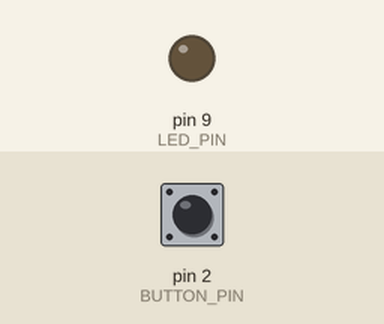
The sketch below on a simulated Arduino Uno, built with avr-gcc and run on an emulated ATmega328P. Parts: output pins drawn as LEDs (lit = HIGH). The inputs (shaded band) are chosen by the test bench; at power-on: pin 2 (BUTTON_PIN) LOW.

Above: at 1.2 s.
1.3 s: pin 2 (BUTTON_PIN) pulled HIGH for 0.15 s
At 1.37 s:
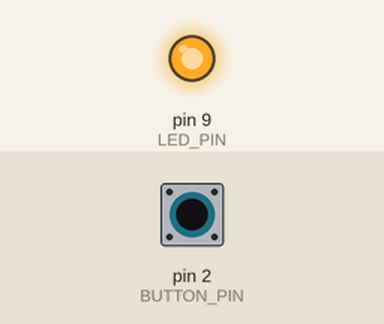
2.9 s: pin 2 (BUTTON_PIN) pulled HIGH for 3.2 s
At 7.4 s:
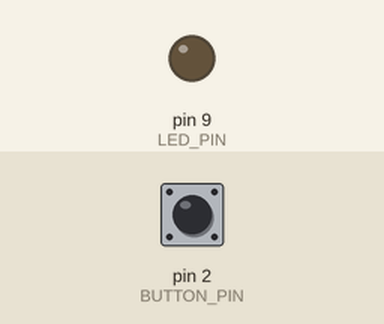
Timing chart, 0 to 8.9 s (numbered marks = the images above; inputs shaded):
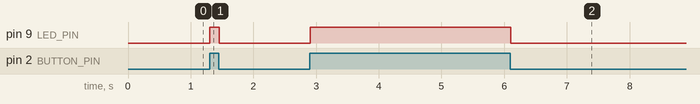

Measured:
- after the input at 1.3 s, pin 9 (LED_PIN): LOW → HIGH at once, → LOW 0.15 s later
- after the input at 2.9 s, pin 9 (LED_PIN): LOW → HIGH at once, → LOW 3.2 s later

The sketch:

switch_pulldown.ino
```cpp
// The same button, wired the other way round, with an external pull-down.
//
// Wiring: D2 --- button --- 5V, plus a 10k resistor from D2 to GND.
//         D9 --- 330 ohm --- LED --- GND.
//
// The pin idles LOW through the pull-down and reads HIGH while the button is
// held down, so "pressed means lit" needs no inversion. The trade is an extra
// resistor, and 500 uA drawn whenever the button is held instead of 167 uA.
constexpr uint8_t BUTTON_PIN = 2;
constexpr uint8_t LED_PIN = 9;

void setup() {
  // Plain input: the external pull-down does the work, not the AVR.
  pinMode(BUTTON_PIN, INPUT);
  pinMode(LED_PIN, OUTPUT);
  digitalWrite(LED_PIN, LOW);
}

void loop() {
  const bool pressed = digitalRead(BUTTON_PIN) == HIGH;
  digitalWrite(LED_PIN, pressed ? HIGH : LOW);
  delay(10);
}
```
